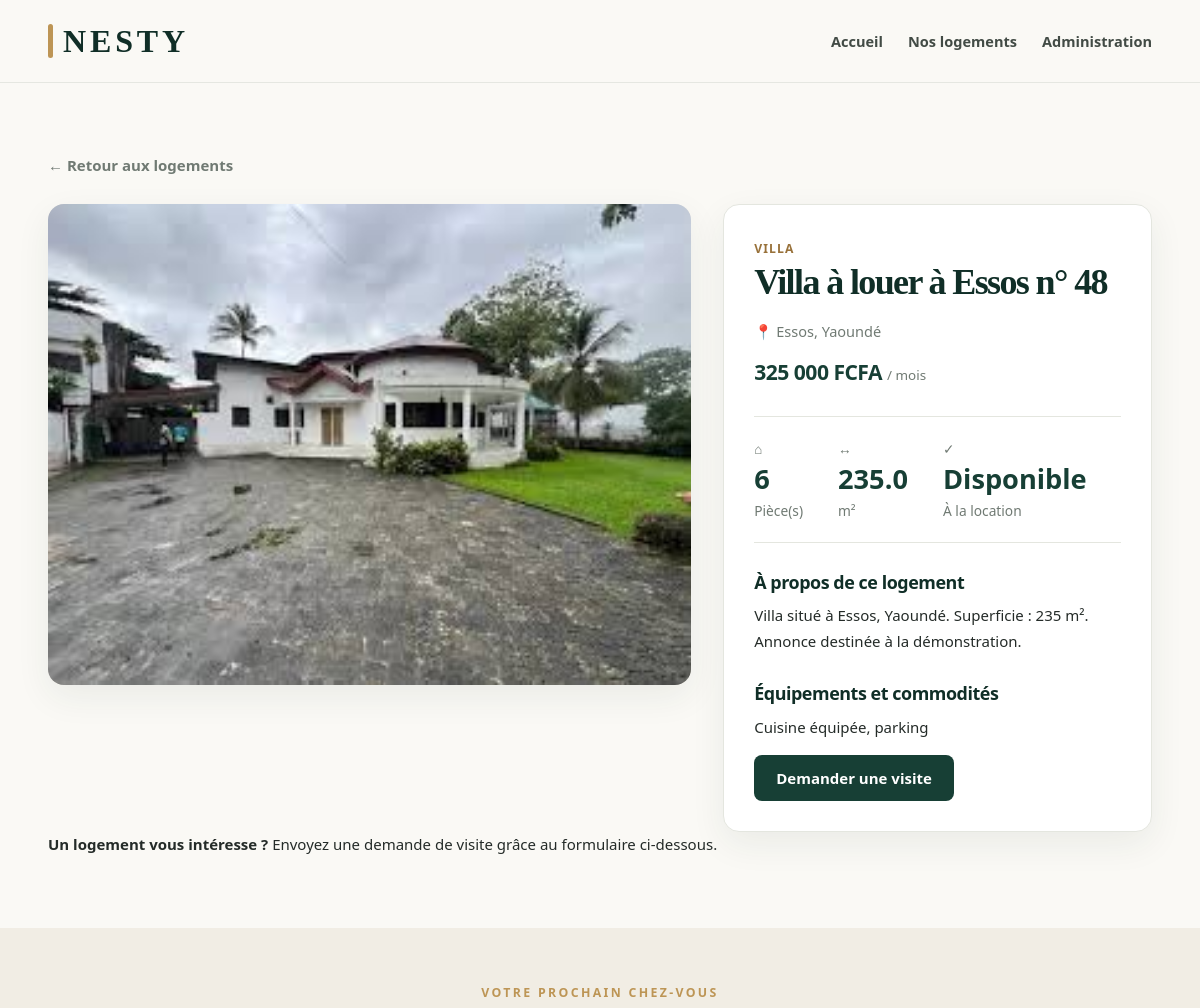
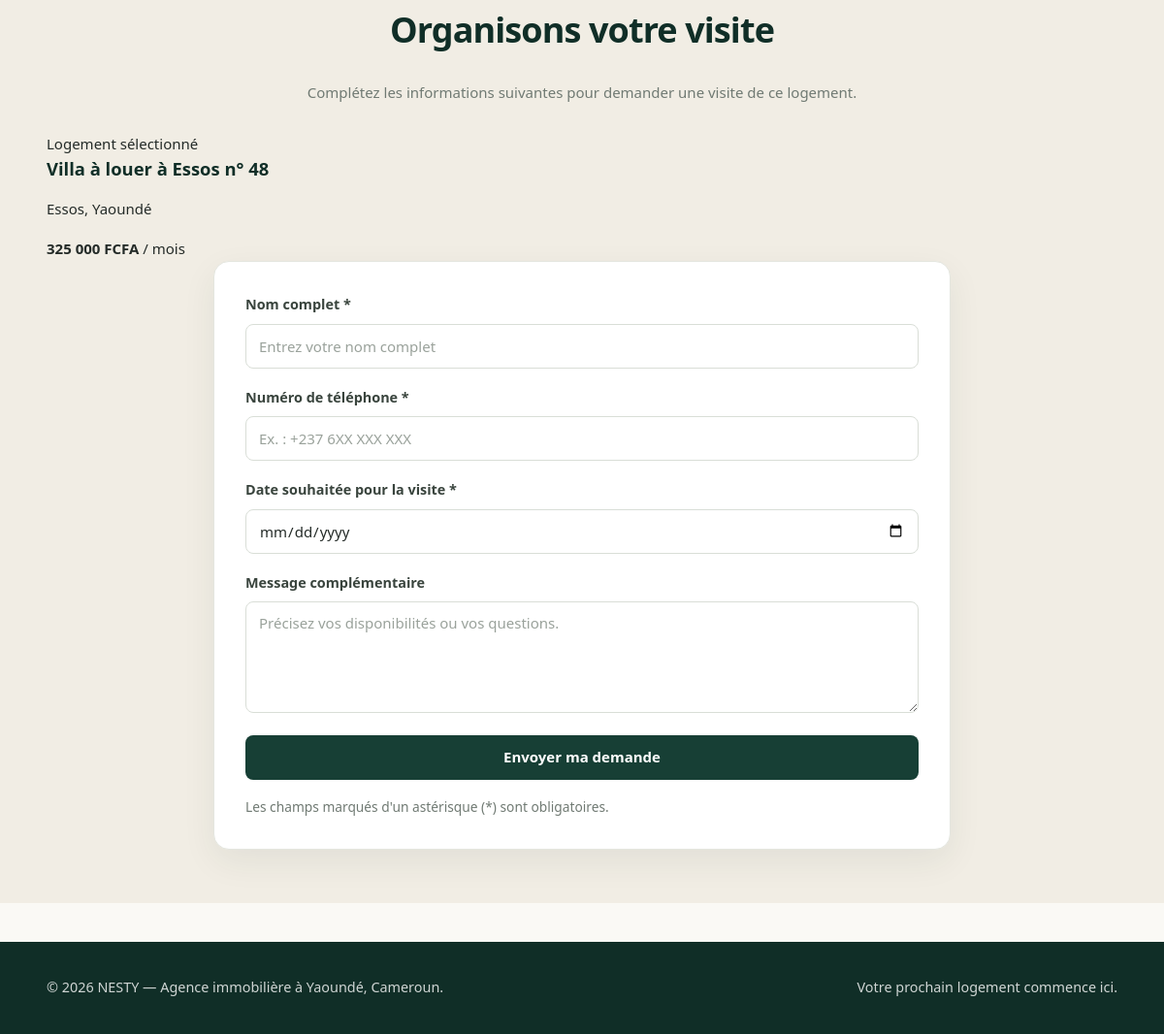
/bien/48, run on the app's committed database (2 pictures, top to bottom).
### tables this page shows
CREATE TABLE biens(
    id INTEGER PRIMARY KEY AUTOINCREMENT,
    titre TEXT NOT NULL, 
    type TEXT NOT NULL CHECK(type IN(
        'Studio',
        'Chambre moderne',
        'Appartement',
        'Villa'
    )),
    quartier_id INTEGER NOT NULL,
    loyer_mensuel INTEGER NOT NULL CHECK(loyer_mensuel > 0),
    nombre_pieces INTEGER NOT NULL CHECK(nombre_pieces >= 1),
    superficie REAL NOT NULL CHECK(superficie > 0),
    equipements TEXT NOT NULL DEFAULT '',
    photos TEXT NOT NULL DEFAULT '',
    disponible INTEGER NOT NULL DEFAULT 1
        CHECK(disponible IN (0, 1)),
    description TEXT NOT NULL DEFAULT '',
    FOREIGN KEY (quartier_id)
        REFERENCES quartiers(id)
);

CREATE TABLE quartiers(
    id INTEGER PRIMARY KEY AUTOINCREMENT,
    nom TEXT NOT NULL,
    ville TEXT NOT NULL DEFAULT 'Yaounde',
    UNIQUE(nom,ville)
);

### app.py (the view)
@app.route("/bien/<int:bien_id>")
def detail_bien(bien_id):
    connexion = obtenir_connexion()
    bien = connexion.execute("""
        SELECT biens.*, quartiers.nom AS quartier
        FROM biens
        JOIN quartiers ON biens.quartier_id = quartiers.id
        WHERE biens.id = ? AND biens.disponible = 1
    """, (bien_id,)).fetchone()
    connexion.close()
    if bien is None:
        abort(404)
    return render_template(
        "detail_bien.html",
        bien=bien,
        aujourd_hui=date.today().isoformat()
    )

### app.py (called while the page is built)
def obtenir_connexion():
    connexion = sqlite3.connect(FICHIER_BASE)
    connexion.row_factory = sqlite3.Row
    connexion.execute("PRAGMA foreign_keys = ON")
    return connexion

### templates/detail_bien.html (shortened to what this page needs)
{% extends "base.html" %}
{% block contenu %}
<section class="detail-section">
    <div class="container">
        <a href="{{ url_for('accueil') }}#biens" class="lien-retour">
            ← Retour aux logements
        </a>
        <div class="detail-grille">
            <div class="detail-image">
                {% if bien.photos %}
                    <img
                        src="{{ url_for('static', filename=bien.photos) }}"
                        alt="Photo du logement : {{ bien.titre }}"
                        loading="lazy">
                {% else %}
                    <div class="image-indisponible">
                        Photo non disponible
                    </div>
                {% endif %}
            </div>
            <div class="detail-informations">
                <span class="type-bien">{{ bien.type }}</span>
                <h1>{{ bien.titre }}</h1>
                <p class="quartier-bien">
                    <span aria-hidden="true">📍</span>
                    {{ bien.quartier }}, Yaoundé
                </p>
                <div class="detail-prix">
                    <p class="prix-bien">
                        {{ "{:,.0f}".format(bien.loyer_mensuel).replace(",", " ") }}
                        FCFA
                        <span>/ mois</span>
                    </p>
                </div>
                <div class="detail-caracteristiques">
                    <div class="caracteristique-detail">
                        <span class="caracteristique-icone" aria-hidden="true">⌂</span>
                        <strong>{{ bien.nombre_pieces }}</strong>
                        <span>Pièce(s)</span>
                    </div>
                    <div class="caracteristique-detail">
                        <span class="caracteristique-icone" aria-hidden="true">↔</span>
                        <strong>{{ bien.superficie }}</strong>
                        <span>m²</span>
                    </div>
                    <div class="caracteristique-detail">
                        <span class="caracteristique-icone" aria-hidden="true">✓</span>
                        <strong>Disponible</strong>
                        <span>À la location</span>
                    </div>
                </div>
                <div class="detail-description">
                    <h2>À propos de ce logement</h2>
                    <p>
                        {{ bien.description or "Aucune description supplémentaire n'est disponible pour ce logement." }}
                    </p>
                </div>
                <div class="detail-equipements">
                    <h2>Équipements et commodités</h2>
                    <p>
                        {{ bien.equipements or "Les équipements de ce logement ne sont pas encore précisés." }}
                    </p>
                </div>
                <a href="#demande-visite" class="bouton-principal">
                    Demander une visite
                </a>
            </div>
        </div>
        <div class="detail-note">
            <p>
                <strong>Un logement vous intéresse ?</strong>
                Envoyez une demande de visite grâce au formulaire ci-dessous.
            </p>
        </div>
    </div>
</section>
<section class="formulaire-visite" id="demande-visite">
    <div class="container">
        <div class="section-entete">
            <p class="hero-sous-titre">VOTRE PROCHAIN CHEZ-VOUS</p>
            <h2>Organisons votre visite</h2>
            <p>
                Complétez les informations suivantes pour demander
                une visite de ce logement.
            </p>
        </div>
        <div class="formulaire-carte">
            <div class="resume-logement">
                <div>
                    <span class="resume-libelle">Logement sélectionné</span>
                    <h3>{{ bien.titre }}</h3>
                    <p>{{ bien.quartier }}, Yaoundé</p>
                </div>
                <div class="resume-prix">
                    <strong>
                        {{ "{:,.0f}".format(bien.loyer_mensuel).replace(",", " ") }}
                        FCFA
                    </strong>
                    <span>/ mois</span>
                </div>
            </div>
            <form
                action="{{ url_for('demander_visite', bien_id=bien.id) }}"
                method="POST"
                id="formulaire-visite">
                <div class="champ">
                    <label for="nom_client">Nom complet *</label>
                    <input
                        type="text"
                        id="nom_client"
                        name="nom_client"
                        required
                        minlength="2"
                        maxlength="100"
                        autocomplete="name"
                        placeholder="Entrez votre nom complet">
                </div>
                <div class="champ">
                    <label for="telephone">Numéro de téléphone *</label>
                    <input
                        type="tel"
                        id="telephone"
                        name="telephone"
                        required
                        maxlength="25"
                        autocomplete="tel"
                        placeholder="Ex. : +237 6XX XXX XXX">
                </div>
                <div class="champ">
                    <label for="date_souhaitee">Date souhaitée pour la visite *</label>
                    <input
                        type="date"
                        id="date_souhaitee"
                        name="date_souhaitee"
                        min="{{ aujourd_hui }}"
                        required>
                </div>
                <div class="champ">
                    <label for="message">Message complémentaire</label>
                    <textarea
                        id="message"
                        name="message"
                        rows="4"
                        maxlength="500"
                        placeholder="Précisez vos disponibilités ou vos questions."></textarea>
                </div>
                <button type="submit" class="bouton-principal">
                    Envoyer ma demande
                </button>
                <p class="note-formulaire">
                    Les champs marqués d'un astérisque (*) sont obligatoires.
                </p>
            </form>
        </div>
    </div>
</section>
{% endblock %}

### data on the page
biens: photos (picture), type "VILLA", titre "Villa à louer à Essos n° 48", loyer_mensuel "325 000", nombre_pieces "6", superficie "235.0", description "Villa situé à Essos, Yaoundé. Superficie : 235 m². Annonce destinée à la démonstration.", equipements "Cuisine équipée, parking"
quartiers: quartier "Essos"
